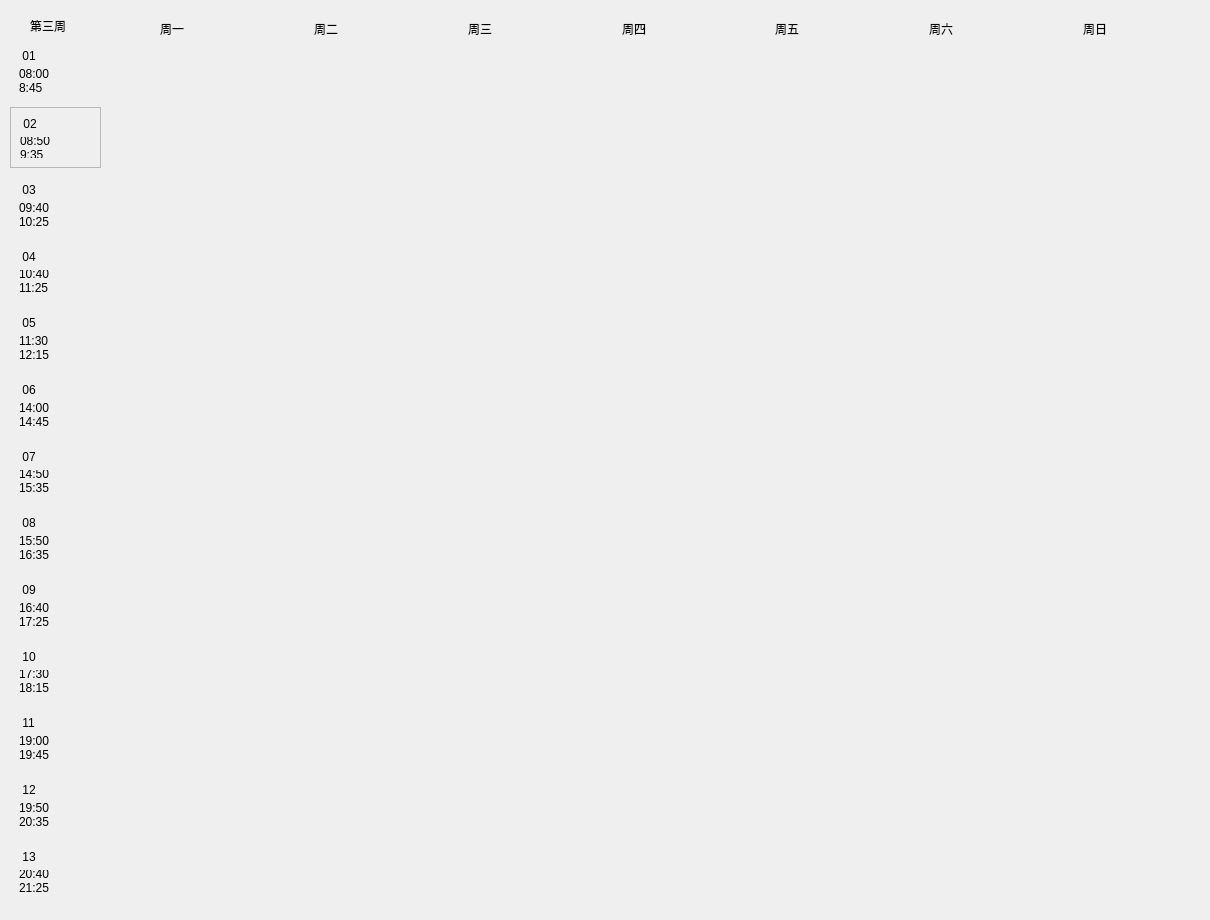
   <widget class="QWidget" name="page3">
    <widget class="QWidget" name="widget_33" native="true">
     <property name="geometry">
      <rect>
       <x>10</x>
       <y>0</y>
       <width>1191</width>
       <height>911</height>
      </rect>
     </property>
     <widget class="QLabel" name="firstweek_3">
      <property name="geometry">
       <rect>
        <x>20</x>
        <y>10</y>
        <width>71</width>
        <height>31</height>
       </rect>
      </property>
      <property name="styleSheet">
       <string notr="true">font: 12pt &quot;微软雅黑&quot;;</string>
      </property>
      <property name="text">
       <string>第三周</string>
      </property>
     </widget>
     <widget class="QWidget" name="widget_34" native="true">
      <property name="geometry">
       <rect>
        <x>0</x>
        <y>40</y>
        <width>91</width>
        <height>861</height>
       </rect>
      </property>
      <layout class="QVBoxLayout" name="verticalLayout_29">
       <item>
        <widget class="QWidget" name="widget_35" native="true">
         <layout class="QVBoxLayout" name="verticalLayout_30">
          <item>
           <widget class="QLabel" name="num1_3">
            <property name="styleSheet">
             <string notr="true">font: rgb(32, 48, 126);
font: 12pt &quot;隶书&quot;;</string>
            </property>
            <property name="text">
             <string> 01</string>
            </property>
           </widget>
          </item>
          <item>
           <widget class="QLabel" name="first_3">
            <property name="text">
             <string>08:00
8:45</string>
            </property>
            <property name="scaledContents">
             <bool>false</bool>
            </property>
           </widget>
          </item>
         </layout>
        </widget>
       </item>
       <item>
        <widget class="QFrame" name="frame_3">
         <property name="frameShape">
          <enum>QFrame::StyledPanel</enum>
         </property>
         <property name="frameShadow">
          <enum>QFrame::Raised</enum>
         </property>
         <layout class="QVBoxLayout" name="verticalLayout_31">
          <item>
           <widget class="QLabel" name="num2_3">
            <property name="styleSheet">
             <string notr="true">font: rgb(32, 48, 126);
font: 12pt &quot;隶书&quot;;</string>
            </property>
            <property name="text">
             <string> 02</string>
            </property>
           </widget>
          </item>
          <item>
           <widget class="QLabel" name="second_3">
            <property name="text">
             <string>08:50
9:35</string>
            </property>
           </widget>
          </item>
         </layout>
        </widget>
       </item>
       <item>
        <widget class="QWidget" name="widget_36" native="true">
         <layout class="QVBoxLayout" name="verticalLayout_32">
          <item>
           <widget class="QLabel" name="num3_3">
            <property name="styleSheet">
             <string notr="true">font: 12pt &quot;隶书&quot;;</string>
            </property>
            <property name="text">
             <string> 03</string>
            </property>
           </widget>
          </item>
          <item>
           <widget class="QLabel" name="third_3">
            <property name="text">
             <string>09:40
10:25</string>
            </property>
           </widget>
          </item>
         </layout>
        </widget>
       </item>
       <item>
        <widget class="QWidget" name="widget_37" native="true">
         <layout class="QVBoxLayout" name="verticalLayout_33">
          <item>
           <widget class="QLabel" name="num4_3">
            <property name="styleSheet">
             <string notr="true">font: 12pt &quot;隶书&quot;;</string>
            </property>
            <property name="text">
             <string> 04</string>
            </property>
           </widget>
          </item>
          <item>
           <widget class="QLabel" name="forth_3">
            <property name="text">
             <string>10:40
11:25</string>
            </property>
           </widget>
          </item>
         </layout>
        </widget>
       </item>
       <item>
        <widget class="QWidget" name="widget_38" native="true">
         <layout class="QVBoxLayout" name="verticalLayout_34">
          <item>
           <widget class="QLabel" name="num5_3">
            <property name="styleSheet">
             <string notr="true">font: 12pt &quot;隶书&quot;;</string>
            </property>
            <property name="text">
             <string> 05</string>
            </property>
           </widget>
          </item>
          <item>
           <widget class="QLabel" name="fifth_3">
            <property name="text">
             <string>11:30
12:15</string>
            </property>
           </widget>
          </item>
         </layout>
        </widget>
       </item>
       <item>
        <widget class="QWidget" name="widget_39" native="true">
         <layout class="QVBoxLayout" name="verticalLayout_35">
          <item>
           <widget class="QLabel" name="num6_3">
            <property name="styleSheet">
             <string notr="true">font: 12pt &quot;隶书&quot;;</string>
            </property>
            <property name="text">
             <string> 06</string>
            </property>
           </widget>
          </item>
          <item>
           <widget class="QLabel" name="sixth_3">
            <property name="text">
             <string>14:00
14:45</string>
            </property>
           </widget>
          </item>
         </layout>
        </widget>
       </item>
       <item>
        <widget class="QWidget" name="widget_40" native="true">
         <layout class="QVBoxLayout" name="verticalLayout_36">
          <item>
           <widget class="QLabel" name="num7_3">
            <property name="styleSheet">
             <string notr="true">font: 12pt &quot;隶书&quot;;</string>
            </property>
            <property name="text">
             <string> 07</string>
            </property>
           </widget>
          </item>
          <item>
           <widget class="QLabel" name="seventh_3">
            <property name="text">
             <string>14:50
15:35</string>
            </property>
           </widget>
          </item>
         </layout>
        </widget>
       </item>
       <item>
        <widget class="QWidget" name="widget_41" native="true">
         <layout class="QVBoxLayout" name="verticalLayout_37">
          <item>
           <widget class="QLabel" name="num8_3">
            <property name="styleSheet">
             <string notr="true">font: 12pt &quot;隶书&quot;;</string>
            </property>
            <property name="text">
             <string> 08</string>
            </property>
           </widget>
          </item>
          <item>
           <widget class="QLabel" name="eighth_3">
            <property name="text">
             <string>15:50
16:35</string>
            </property>
           </widget>
          </item>
         </layout>
        </widget>
       </item>
       <item>
        <widget class="QWidget" name="widget_42" native="true">
         <layout class="QVBoxLayout" name="verticalLayout_38">
          <item>
           <widget class="QLabel" name="num9_3">
            <property name="styleSheet">
             <string notr="true">font: 12pt &quot;隶书&quot;;</string>
            </property>
            <property name="text">
             <string> 09</string>
            </property>
           </widget>
          </item>
          <item>
           <widget class="QLabel" name="ninth_3">
            <property name="text">
             <string>16:40
17:25</string>
            </property>
           </widget>
          </item>
         </layout>
        </widget>
       </item>
       <item>
        <widget class="QWidget" name="widget_43" native="true">
         <layout class="QVBoxLayout" name="verticalLayout_39">
          <item>
           <widget class="QLabel" name="num10_3">
            <property name="styleSheet">
             <string notr="true">font: 12pt &quot;隶书&quot;;</string>
            </property>
            <property name="text">
             <string> 10</string>
            </property>
           </widget>
          </item>
          <item>
           <widget class="QLabel" name="tenth_3">
            <property name="text">
             <string>17:30
18:15</string>
            </property>
           </widget>
          </item>
         </layout>
        </widget>
       </item>
       <item>
        <widget class="QWidget" name="widget_44" native="true">
         <layout class="QVBoxLayout" name="verticalLayout_40">
          <item>
           <widget class="QLabel" name="num11_3">
            <property name="styleSheet">
             <string notr="true">font: 12pt &quot;隶书&quot;;</string>
            </property>
            <property name="text">
             <string> 11</string>
            </property>
           </widget>
          </item>
          <item>
           <widget class="QLabel" name="eleventh_3">
            <property name="text">
             <string>19:00
19:45</string>
            </property>
           </widget>
          </item>
         </layout>
        </widget>
       </item>
       <item>
        <widget class="QWidget" name="widget_45" native="true">
         <layout class="QVBoxLayout" name="verticalLayout_41">
          <item>
           <widget class="QLabel" name="num12_3">
            <property name="styleSheet">
             <string notr="true">font: 12pt &quot;隶书&quot;;</string>
            </property>
            <property name="text">
             <string> 12</string>
            </property>
           </widget>
          </item>
          <item>
           <widget class="QLabel" name="twelfth_3">
            <property name="text">
             <string>19:50
20:35</string>
            </property>
           </widget>
          </item>
         </layout>
        </widget>
       </item>
       <item>
        <widget class="QWidget" name="widget_46" native="true">
         <layout class="QVBoxLayout" name="verticalLayout_42">
          <item>
           <widget class="QLabel" name="num13_3">
            <property name="styleSheet">
             <string notr="true">font: 12pt &quot;隶书&quot;;</string>
            </property>
            <property name="text">
             <string> 13</string>
            </property>
           </widget>
          </item>
          <item>
           <widget class="QLabel" name="thirteenth_3">
            <property name="text">
             <string>20:40
21:25</string>
            </property>
           </widget>
          </item>
         </layout>
        </widget>
       </item>
      </layout>
     </widget>
     <widget class="QWidget" name="widget_47" native="true">
      <property name="geometry">
       <rect>
        <x>150</x>
        <y>10</y>
        <width>1071</width>
        <height>37</height>
       </rect>
      </property>
      <property name="styleSheet">
       <string notr="true">font: 12pt &quot;隶书&quot;;</string>
      </property>
      <layout class="QHBoxLayout" name="horizontalLayout_3">
       <item>
        <widget class="QLabel" name="mon_3">
         <property name="text">
          <string>周一</string>
         </property>
        </widget>
       </item>
       <item>
        <widget class="QLabel" name="tue_3">
         <property name="text">
          <string>周二</string>
         </property>
        </widget>
       </item>
       <item>
        <widget class="QLabel" name="wed_3">
         <property name="text">
          <string>周三</string>
         </property>
        </widget>
       </item>
       <item>
        <widget class="QLabel" name="thu_3">
         <property name="text">
          <string>周四</string>
         </property>
        </widget>
       </item>
       <item>
        <widget class="QLabel" name="fri_3">
         <property name="text">
          <string>周五</string>
         </property>
        </widget>
       </item>
       <item>
        <widget class="QLabel" name="sat_3">
         <property name="text">
          <string>周六</string>
         </property>
        </widget>
       </item>
       <item>
        <widget class="QLabel" name="sun_3">
         <property name="text">
          <string>周日</string>
         </property>
        </widget>
       </item>
      </layout>
     </widget>
     <widget class="QWidget" name="widget_48" native="true">
      <property name="geometry">
       <rect>
        <x>100</x>
        <y>50</y>
        <width>1061</width>
        <height>851</height>
       </rect>
      </property>
     </widget>
    </widget>
   </widget>
